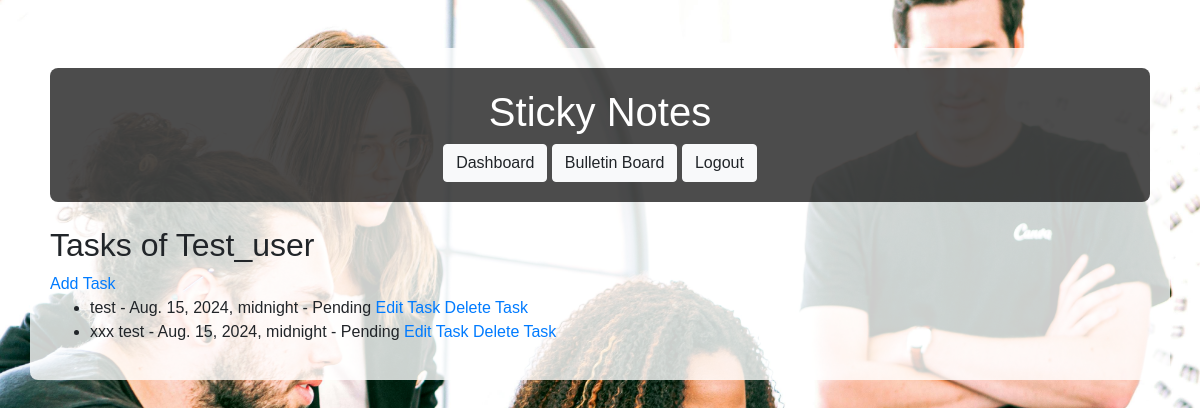
The page /admin-dashboard/users/3/tasks/ (signed in) on the database its author committed.
### the_app/models.py (models this page shows, shortened)
class Task(models.Model):
    user = models.ForeignKey(User, on_delete=models.CASCADE)
    title = models.CharField(max_length=255)
    description = models.TextField(blank=True, null=True)
    date = models.DateTimeField()
    completed = models.BooleanField(default=False)

### the_app/views.py (the view)
@login_required
def admin_user_tasks(request, user_id):
    if not request.user.is_superuser:
        return HttpResponseForbidden()
    user = User.objects.get(id=user_id)
    tasks = Task.objects.filter(user=user)
    return render(request, 'the_app/admin_user_tasks.html',
                  {'tasks': tasks, 'user': user})

### the_app/templates/the_app/admin_user_tasks.html (shortened to what this page needs)
{% extends 'the_app/base.html' %}
{% block content %}
<h2>Tasks of {{ user.username }}</h2>
<a href="{% url 'admin_add_task' user.id %}">Add Task</a>
<ul>
    {% for task in tasks %}
        <li>
            {{ task.title }} - {{ task.date }} - {% if task.completed %}Completed{% else %}Pending{% endif %}
            <a href="{% url 'admin_edit_task' task.id %}">Edit Task</a>
            <a href="{% url 'admin_delete_task' task.id %}">Delete Task</a>
        </li>
    {% endfor %}
</ul>
{% endblock %}

### the_app/static/css/style.css (style rules this page uses)
body { margin: 0; padding: 0; font-family: Arial, sans-serif; }

### rows shown on the page
Task: title "test", date "Aug. 15, 2024, midnight", completed "Pending"
Task: title "xxx test", date "Aug. 15, 2024, midnight", completed "Pending"

### other values the page prints
{{ user.username }} "Test_user"
